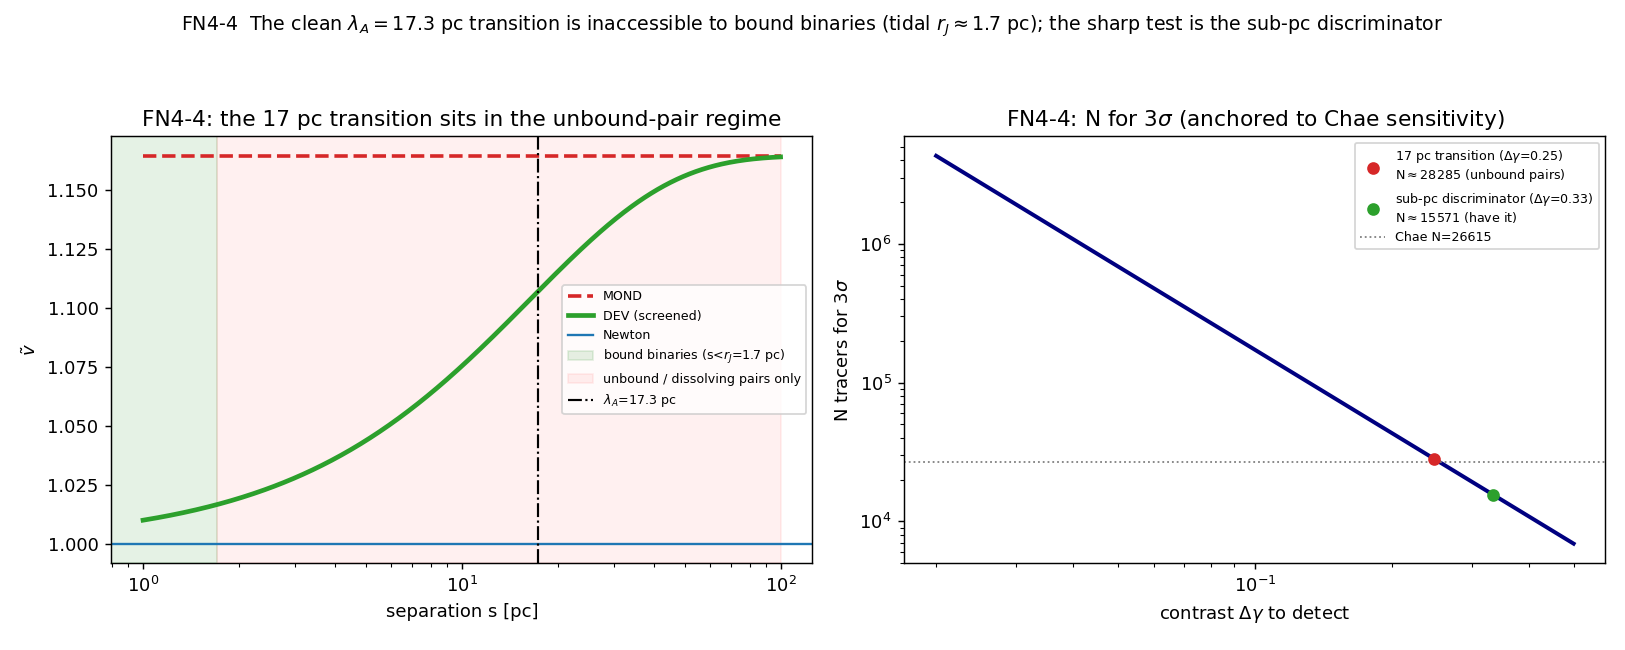

Write Python code to recreate this figure.
"""FN4_4_forecast.py -- forecast for testing the lambda_A = 17.3 pc transition.

Charter FN4-4.  (1) N of tracers needed for a 3-sigma detection of the screening
transition; (2) the structural obstacle: bound binaries are tidally disrupted at
the Jacobi radius r_J ~ 1.7 pc, far inside lambda_A = 17.3 pc, so the transition
regime s ~ 10-100 pc cannot be probed with BOUND binaries at all; (3) v~(s) for
DEV vs MOND over [1,100] pc marking where the divergence is observable.
"""
from __future__ import annotations

import json
from pathlib import Path

import numpy as np
import matplotlib
matplotlib.use("Agg")
import matplotlib.pyplot as plt  # noqa: E402

import fn4_core as c  # noqa: E402

OUT = Path(__file__).resolve().parent

# Chae sensitivity anchor: sigma_gamma = K / sqrt(N), with K calibrated so that
# N=26615 binaries give sigma_gamma=0.06 (his reported error).
K_GAMMA = c.CHAE_GAMMA_ERR * np.sqrt(26615)


def n_for_3sigma(delta_gamma, n_bins=2):
    """N (per bin) of tracers to detect a contrast delta_gamma at 3 sigma, given
    sigma_gamma = K/sqrt(N) per bin and a 2-bin (above/below lambda_A) comparison:
    sigma_contrast = K*sqrt(2/N)  ->  N = 2*(3K/delta_gamma)^2."""
    return 2.0 * (3.0 * K_GAMMA / delta_gamma) ** 2


def main():
    # the transition contrast DEV predicts: gamma drops from the plateau (above
    # lambda_A) to ~1 (below).  Use boost gamma = (v~)^2.
    M = 1.5
    gamma_above = float(c.boost_dev(50 * c.PC, M))   # ~plateau ~1.35
    gamma_below = float(c.boost_dev(5 * c.PC, M))     # screened, near 1.04
    delta_gamma_transition = gamma_above - gamma_below

    # alternative: the sub-pc discriminator (DEV~Newton vs MOND~1.36) where Chae works
    delta_gamma_subpc = float(c.boost_mond(0.05 * c.PC, M) - c.boost_dev(0.05 * c.PC, M))

    N_transition = n_for_3sigma(delta_gamma_transition)
    N_subpc = n_for_3sigma(delta_gamma_subpc)

    # structural obstacle
    r_J = c.R_JACOBI_PC
    obstacle = {
        "jacobi_radius_pc": r_J,
        "lambda_A_pc": c.LAMBDA_A_PC,
        "ratio_lambda_over_rJ": c.LAMBDA_A_PC / r_J,
        "verdict": ("bound binaries disrupted beyond r_J~1.7 pc (Jiang & Tremaine "
                    "2010); the 5-50 pc transition regime is 3-30x wider than r_J -> "
                    "NOT accessible to bound binaries; needs comoving/dissolving pairs"),
    }

    payload = {
        "sensitivity_anchor": {"K_gamma": float(K_GAMMA),
                               "from": "Chae sigma_gamma=0.06 at N=26615"},
        "transition_test": {
            "gamma_above_lambda": gamma_above, "gamma_below_lambda": gamma_below,
            "delta_gamma": delta_gamma_transition,
            "N_pairs_for_3sigma": float(N_transition)},
        "subpc_discriminator": {
            "delta_gamma": delta_gamma_subpc,
            "N_binaries_for_3sigma": float(N_subpc),
            "note": "DEV(Newton) vs MOND(1.36) at sub-pc; data ALREADY exist (Chae)"},
        "structural_obstacle": obstacle,
        "surveys": {
            "Gaia_DR4_2026": "deeper bound-binary census but still <~1-2 pc (tidal cap)",
            "comoving_pairs_DR3_DR4": "6D phase-space pairs to 10-100 pc exist but mix "
                                      "bound + dissolving -> 3D velocity not orbital",
            "4MOST_WEAVE": "high-res RV to sharpen plane-of-sky velocities sub-pc",
            "Roman_2027": "fainter/farther binaries, sub-pc statistics"},
    }
    (OUT / "FN4_4_forecast.json").write_text(json.dumps(payload, indent=2))

    print("=" * 74)
    print("FN4-4  forecast: testing the lambda_A = 17.3 pc transition")
    print("=" * 74)
    print(f"  sensitivity K_gamma = {K_GAMMA:.2f}  (sigma_gamma = K/sqrt(N))\n")
    print(f"  Jacobi radius r_J = {r_J} pc << lambda_A = {c.LAMBDA_A_PC} pc")
    print(f"  -> transition regime (5-50 pc) is {c.LAMBDA_A_PC/r_J:.0f}x wider than r_J")
    print(f"  -> BOUND binaries cannot reach it (tidally disrupted)\n")
    print(f"  Transition test (gamma {gamma_below:.3f}->{gamma_above:.3f}, "
          f"d_gamma={delta_gamma_transition:.3f}):")
    print(f"    N ~ {N_transition:.0f} comoving pairs spanning 5-50 pc for 3 sigma")
    print(f"    BUT such pairs are unbound/dissolving -> velocities not orbital\n")
    print(f"  Sub-pc discriminator (DEV~Newton vs MOND~1.36, d_gamma="
          f"{delta_gamma_subpc:.3f}):")
    print(f"    N ~ {N_subpc:.0f} bound binaries for 3 sigma -- ALREADY in hand (Chae 26615)")
    print(f"  saved {OUT/'FN4_4_forecast.json'}")

    make_figure(M)
    return payload


def make_figure(M):
    s_pc = np.logspace(0.0, 2.0, 400)
    s = s_pc * c.PC
    vM = c.vtilde_mond(s, M)
    vD = c.vtilde_dev(s, M)

    fig, ax = plt.subplots(1, 2, figsize=(12.5, 5.0))

    ax[0].semilogx(s_pc, vM, color="C3", lw=2, ls="--", label="MOND")
    ax[0].semilogx(s_pc, vD, color="C2", lw=2.6, label="DEV (screened)")
    ax[0].axhline(1.0, color="C0", lw=1.3, label="Newton")
    ax[0].axvspan(0.0, c.R_JACOBI_PC, color="green", alpha=0.10,
                  label=f"bound binaries (s<$r_J$={c.R_JACOBI_PC} pc)")
    ax[0].axvspan(c.R_JACOBI_PC, 100, color="red", alpha=0.06,
                  label="unbound / dissolving pairs only")
    ax[0].axvline(c.LAMBDA_A_PC, color="k", ls="-.", lw=1.2,
                  label=f"$\\lambda_A$={c.LAMBDA_A_PC} pc")
    ax[0].set_xlabel("separation s [pc]"); ax[0].set_ylabel("$\\tilde v$")
    ax[0].set_title("FN4-4: the 17 pc transition sits in the unbound-pair regime")
    ax[0].legend(fontsize=7, loc="center right")

    # N vs delta_gamma curve
    dg = np.linspace(0.02, 0.5, 200)
    N = n_for_3sigma(dg)
    ax[1].loglog(dg, N, color="navy", lw=2.2)
    # mark the two tests
    M_ = 1.5
    dgt = float(c.boost_dev(50*c.PC, M_) - c.boost_dev(5*c.PC, M_))
    dgs = float(c.boost_mond(0.05*c.PC, M_) - c.boost_dev(0.05*c.PC, M_))
    ax[1].scatter([dgt], [n_for_3sigma(dgt)], color="C3", zorder=5,
                  label=f"17 pc transition ($\\Delta\\gamma$={dgt:.2f})\nN$\\approx${n_for_3sigma(dgt):.0f} (unbound pairs)")
    ax[1].scatter([dgs], [n_for_3sigma(dgs)], color="C2", zorder=5,
                  label=f"sub-pc discriminator ($\\Delta\\gamma$={dgs:.2f})\nN$\\approx${n_for_3sigma(dgs):.0f} (have it)")
    ax[1].axhline(26615, color="grey", ls=":", lw=1, label="Chae N=26615")
    ax[1].set_xlabel("contrast $\\Delta\\gamma$ to detect")
    ax[1].set_ylabel("N tracers for 3$\\sigma$")
    ax[1].set_title("FN4-4: N for 3$\\sigma$ (anchored to Chae sensitivity)")
    ax[1].legend(fontsize=7, loc="upper right")

    fig.suptitle("FN4-4  The clean $\\lambda_A=17.3$ pc transition is inaccessible to "
                 "bound binaries (tidal $r_J\\approx1.7$ pc); the sharp test is the "
                 "sub-pc discriminator", fontsize=10.5)
    fig.tight_layout(rect=[0, 0, 1, 0.94])
    fig.savefig(OUT / "FN4_4_forecast.png", dpi=130)
    print(f"  saved {OUT/'FN4_4_forecast.png'}")


if __name__ == "__main__":
    main()
